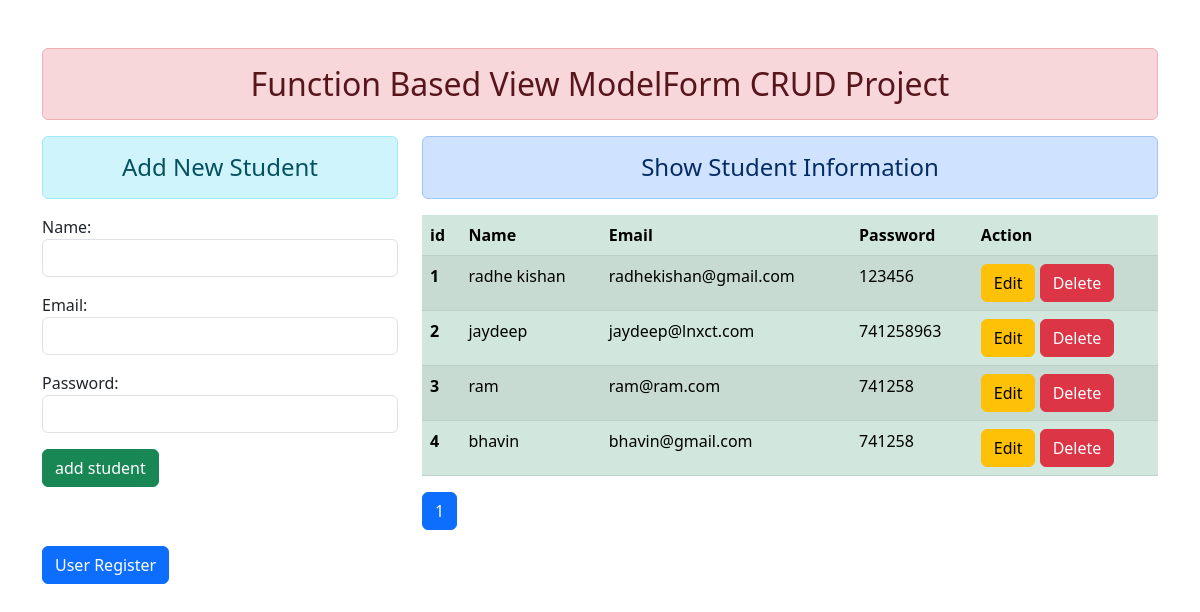
Before: /?page=2 with the older database file.
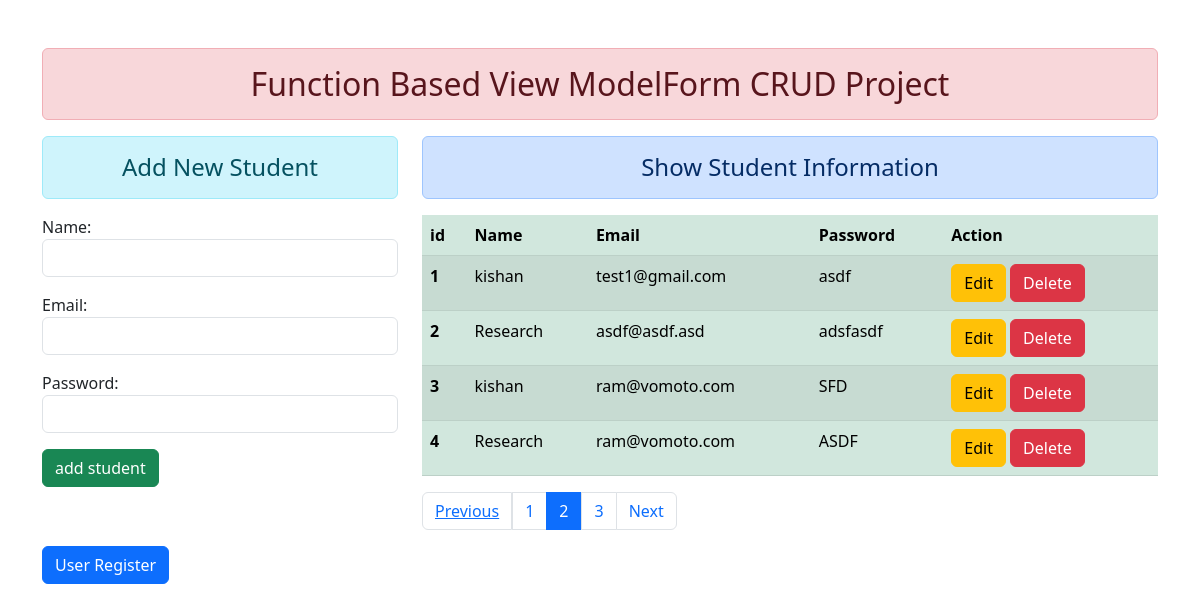
After: the same page with the newer database file.
### enroll/models.py (models this page shows, shortened)
class User(models.Model):
    name = models.CharField(max_length=70)
    email = models.EmailField(max_length=100)
    password = models.CharField(max_length=100)

### enroll/views.py (the view)
# urls.py: path('', views.add_show, name='add_show'),
def add_show(request):
    if request.method == 'POST':
        form = StudentRegistration(request.POST)
        if form.is_valid():
            form.save()
        form = StudentRegistration()
        return redirect(reverse('add_show'))
    else:
        form = StudentRegistration()
    user_data = list(User.objects.all())
    p = Paginator(user_data, 4)
    page_number = request.GET.get('page')
    try:
        page_obj = p.get_page(page_number)  # returns the desired page object
    except PageNotAnInteger:
        page_obj = p.page(1)
    except EmptyPage:
        page_obj = p.page(p.num_pages)
    context = {'page_obj': page_obj}
    return render(request, 'enroll/addandshow.html', {'form': form, 'user_data': user_data, 'context': context})

### enroll/forms.py
class StudentRegistration(forms.ModelForm):
    class Meta():
        model = User
        fields = ['name', 'email', 'password']
        widgets = {
            'name': forms.TextInput(attrs={'class': 'form-control'}),
            'email': forms.EmailInput(attrs={'class': 'form-control'}),
            'password': forms.PasswordInput(render_value=True, attrs={'class': 'form-control'}),
        }

### enroll/templates/enroll/addandshow.html (shortened to what this page needs)
{% extends 'enroll/base.html' %}
{% block content %}
<div class="row">
  <div class="col-sm-4">
    <h4 class="text-center alert alert-info">Add New Student</h4>
    <form action="" method="post">
      {{form.as_p}}
      <input type="submit" class="btn btn-success" value="add student" />
    </form>
  </div>
  <div class="col-sm-8">
    <h4 class="text-center alert alert-primary">Show Student Information</h4>
    {% if user_data %}
        <table class="table table-success table-striped">
            <thead>
                <tr>
                  <th scope="col">id</th>
                  <th scope="col">Name</th>
                  <th scope="col">Email</th>
                  <th scope="col">Password</th>
                  <th scope="col">Action</th>
                </tr>
              </thead>
              <tbody>
                {% for usr_data in context.page_obj %}
                    <tr>
                        <th scope="row">{{ forloop.counter }}</th>
                        <td>{{ usr_data.name }}</td>
                        <td>{{ usr_data.email }}</td>
                        <td>{{ usr_data.password }}</td>
                        <td>
                            <a href="{% url 'update_record' usr_data.id %}" class="btn btn-warning">Edit</a>
                            <form action="{% url 'delete_record' usr_data.id %}" method="post" class="d-inline">
                                <input type="submit" class="btn btn-danger" value="Delete" />
                            </form>
                        </td>
                    </tr>
                {% endfor %}
              </tbody>
        </table>
        <nav aria-label="...">
            <ul class="pagination">
                {%if context.page_obj.has_previous %}
                    <li class="page-item">
                        <a href="?page={{context.page_obj.previous_page_number}}"><span class="page-link">Previous</span></a>
                    </li>
                {% endif %}
                {% for num in context.page_obj.paginator.page_range %}
                    {% if context.page_obj.number == num %}
                        <li class="page-item active" aria-current="page">
                            <a href="?page={{ num }}" class="page-link">{{ num }}</a>
                        </li>
                    {% else %}
                        <li><a href="?page={{ num }}"  class="page-link">{{ num }}</a></li>
                    {% endif %}
                {% endfor %}
                {%if context.page_obj.has_next %}
                    <li class="page-item">
                        <a class="page-link" href="?page={{context.page_obj.next_page_number}}">Next</a>
                    </li>
                {% endif %}
            </ul>
        </nav>
    {% else %}
    <h4 class="text-center alert alert-warning">No Records</h4>
    {% endif %}
  </div>
</div>
<a href="{% url 'student_register' %}" class="btn btn-primary">User Register</a>
{% endblock content %}

### enroll/templates/enroll/base.html (shortened to what this page needs)
<!DOCTYPE html>
<html lang="en">
  <head>
    <link
      href="https://cdn.jsdelivr.net/npm/bootstrap@5.3.0-alpha3/dist/css/bootstrap.min.css"
      rel="stylesheet"
    />
  </head>
  <body>
    <div class="container mt-5">
      <h2 class="text-center alert alert-danger">
        Function Based View ModelForm CRUD Project
      </h2>
      {% block content %} {% endblock content %}
    </div>
  </body>
</html>

Changed rows visible on the page:
no longer on this page (row unchanged): User: name "radhe kishan", email "radhekishan@gmail.com", password "123456"
no longer on this page (row unchanged): User: name "jaydeep", email "jaydeep@lnxct.com", password "741258963"
no longer on this page (row unchanged): User: name "ram", email "ram@ram.com", password "741258"
no longer on this page (row unchanged): User: name "bhavin", email "bhavin@gmail.com", password "741258"
added User: name "kishan", email "test1@gmail.com", password "asdf"
added User: name "Research", email "asdf@asdf.asd", password "adsfasdf"
added User: name "kishan", email "ram@vomoto.com", password "SFD"
added User: name "Research", email "ram@vomoto.com", password "ASDF"
Other visible differences:
text now shown: "Previous Next"
list line gone: "1"
new list line: "1"
new list line: "2"
new list line: "3"
